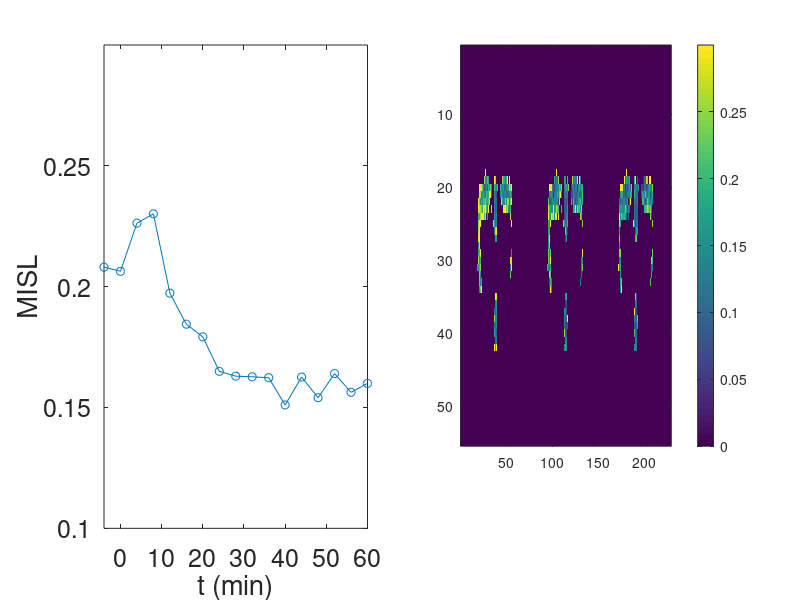

Write MATLAB code to recreate this figure. (Note: this script raises an error after producing the figure.)
clc, clear all, close all;
addpath(genpath(pwd));

%% load data
load("Data/Fig5_MISL_TGN.mat")
for m = 1:size(img_misl,3)
    img_temp = img_misl(:,:,m);
    roi_temp = roi(:,:,m);
    dynamic(m) = mean(img_temp(roi_temp==1));
end

%% maps to display
disp_xrg = 6:60;
disp_yrg = 11:86;
img_base = mean(img_misl(disp_xrg,disp_yrg,1:2),3).*double(roi(disp_xrg,disp_yrg,1));
img_28min = img_misl(disp_xrg,disp_yrg,9).*double(roi(disp_xrg,disp_yrg,9));
img_60min = img_misl(disp_xrg,disp_yrg,17).*double(roi(disp_xrg,disp_yrg,17));
img_all = [img_base,img_28min,img_60min];

%% display dynamic curve and maps
t = -4:4:60; % in min
figure,set(gcf,'unit','normalized','position',[0.15,0.4,0.8,0.2],'color','w');
subplot(1,2,1),plot(t, dynamic,'-o',LineWidth=2,MarkerSize=8); set(gca,'fontsize',18);
xlabel("t (min)"); ylabel("MISL"); xlim([min(t),max(t)]); ylim([0.1,0.3]);
subplot(1,2,2),imagesc(img_all); colorbar; caxis([0,0.3]); mycolormap(1);axis off; set(gca,'fontsize',18);


